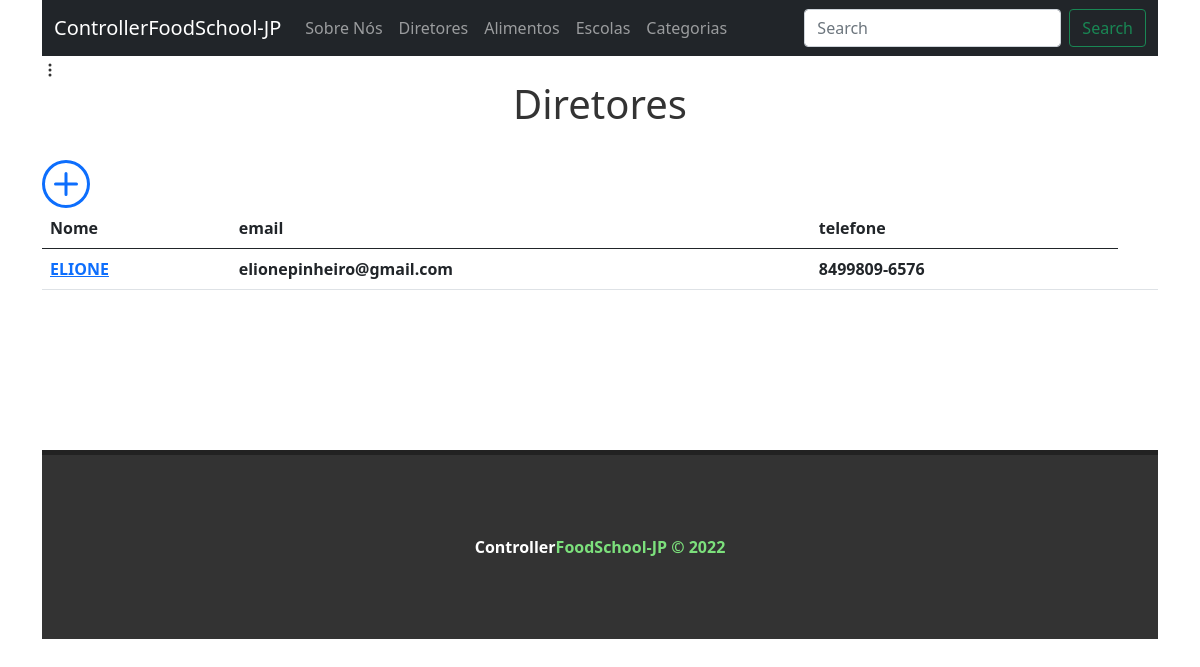
/director/, run on an earlier commit of the app's database.
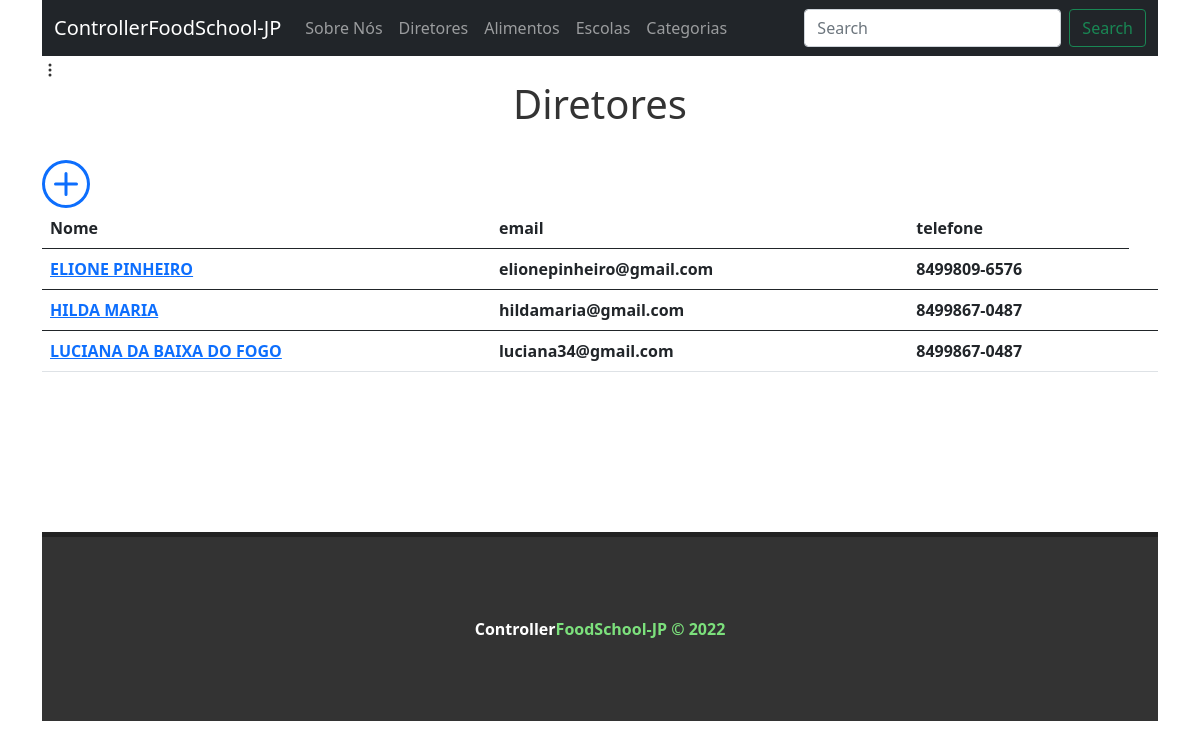
And on a later commit of the database.
### directors/models.py (models this page shows, shortened)
class Director(models.Model):
    name = models.CharField(max_length=255)
    email = models.CharField(max_length=255)
    phone = models.CharField(max_length=255)
    created_at = models.DateTimeField(auto_now_add=True)
    updated_at = models.DateTimeField(auto_now=True)

### directors/views.py (the view)
# urls.py: path('', views.index, name= "index category"),
def index(request):
    directors = Director.objects.all().order_by('name')
    return render(request,'director/index.html', {'directors':directors})

### directors/templates/director/index.html (shortened to what this page needs)
{% extends 'base.html' %}
{% block content %}
<div class="content">
    <h1>Diretores</h1>
</div>
<br>
<a href="create/"><strong></a>
    <br>
<table class="table">
    <thead>
        <tr>
            <th scope="col">Nome</th>
            <th scope="col">email</th>
            <th scope="col">telefone</th>
        </tr>
    </thead>
    {% for director in directors %}
        <tbody>
            <tr>
                <td><strong><a href="#">{{director.name}}</strong></a></td>
                <td><strong>{{director.email}}</strong></td>
                <td><strong>{{director.phone}}</strong><td>
            </tr>
        </tbody>
    {% endfor %}
</table>
{% endblock %}

What changed in the data, as far as the page shows it:
changed Director "elionepinheiro@gmail.com": name "ELIONE" → "ELIONE PINHEIRO"
added Director: name "HILDA MARIA", email "hildamaria@gmail.com", phone "8499867-0487"
added Director: name "LUCIANA DA BAIXA DO FOGO", email "luciana34@gmail.com", phone "8499867-0487"
